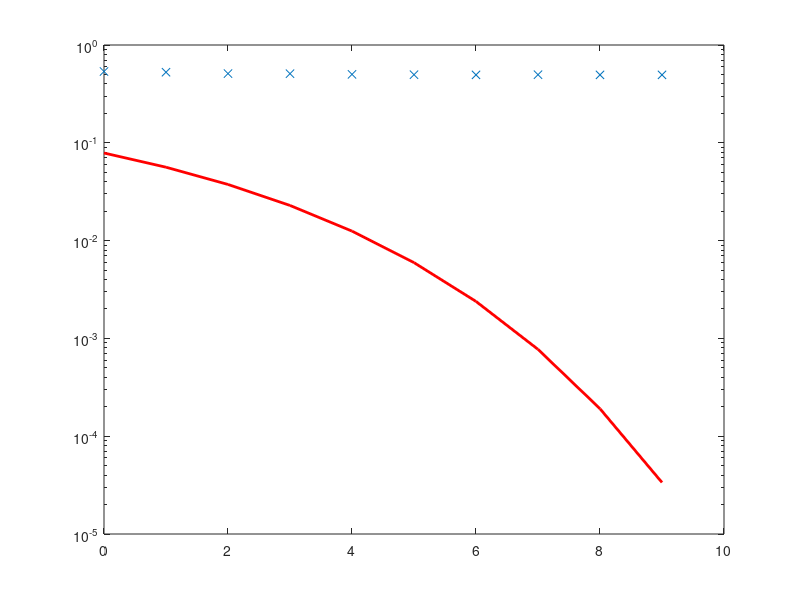

Source code (MATLAB):
clear;
close;
num_b = 1000; %number of bits to be simulated
bits = randi(2, 1, num_b)-1; %bits is a random real vector = 0 or +1 

%802.16 bits encode strategy? 

%802.16 signal modulation strategy?

display(bits);

Eb_N0_dB = 0:1:9; %Eb/N0 range
Eb_N0_lin = 10 .^ (Eb_N0_dB/10); %linearized Eb/N0 range
ber = zeros(size(Eb_N0_lin)); %pre-allocates BER vector
Eb = 1; % the average energy per bit, since we have 1 bit per symbol and average symbol energy = 1  (( 1^2 + (-1)^2 ) / 2)

NP = Eb ./ (2*Eb_N0_lin); %real-valued noise power = N0/2
NA = sqrt(NP); %noise amplitude is the square root of the noise power
    
for i = 1:length(Eb_N0_lin)
    n = NA(i)*randn(1, num_b); %noise vector with proper standard deviation
    r = bits + n; % received vector
    demod = sign(r); % the information is in the sign
    ber(i) = sum(bits ~= demod) / num_b; % counts errors and calculates BER
end

ber_theoretical = 0.5*erfc(sqrt(2*Eb_N0_lin)/sqrt(2)); %theoretical BER for comparison
semilogy(Eb_N0_dB, ber, 'x', Eb_N0_dB, ber_theoretical, 'r', 'LineWidth', 2, 'MarkerSize', 10);